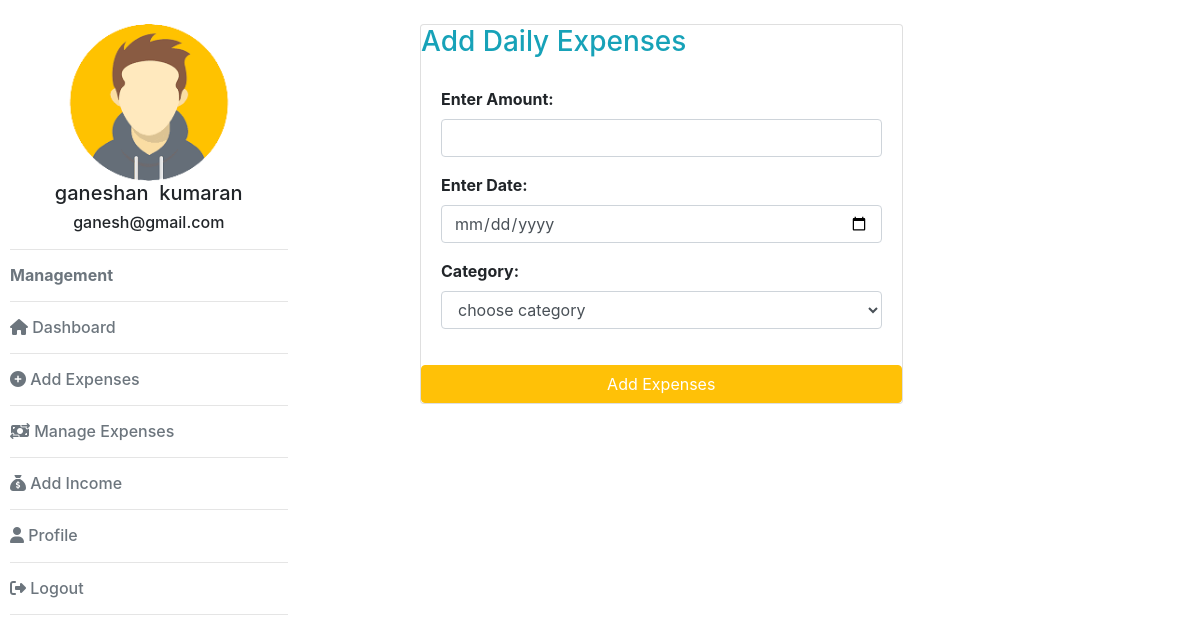
Page /add_expense.php (signed in) on the committed database.
### tables this page shows
CREATE TABLE `register` (
  `id` int(11) NOT NULL,
  `first_name` varchar(30) NOT NULL,
  `last_name` varchar(30) NOT NULL,
  `email` varchar(30) NOT NULL,
  `password` varchar(30) NOT NULL,
  `register_time` timestamp NOT NULL DEFAULT current_timestamp() ON UPDATE current_timestamp()
);

### leftbar.php (the view)
<?php
include('dbconnection.php');
$email=$_SESSION["email"];
$sql="select * from register where email='$email'";
$result=mysqli_query($con,$sql);
$row=mysqli_fetch_assoc($result);
?>
<div class="row">
	<div class="col-md-3" style="margin-left:10px;">
		<br>
		<img src="images/avatar1.png" class="img-fluid">
		<h5 class="text-center"><?php echo $row["first_name"]; ?>&nbsp;&nbsp;<?php echo $row["last_name"]; ?></h5>
		<h6 class="text-center"><?php echo $row["email"]; ?></h6>
		<hr>
		<h6 class="text-secondary font-weight-bold">Management</h6><hr>
		<h6 class="text-secondary"><a href="dashboard.php" class="text-decoration-none text-secondary"><i class="fa-solid fa-house"></i> Dashboard</a></h6><hr>
		<h6 class="text-secondary"><a href="add_expense.php" class="text-decoration-none text-secondary"><i class="fa-solid fa-circle-plus"></i> Add Expenses</a></h6><hr>
		<h6 class="text-secondary"><a href="manage_expense.php" class="text-decoration-none text-secondary"><i class="fa-solid fa-money-bill-transfer"></i> Manage Expenses</a></h6><hr>
		<h6 class="text-secondary"><a href="add_income.php" class="text-decoration-none text-secondary"><i class="fa-solid fa-sack-dollar"></i> Add Income</a></h6><hr>
		<h6 class="text-secondary"><a href="profile.php" class="text-decoration-none text-secondary"><i class="fa-solid fa-user"></i> Profile</a></h6><hr>
		<h6 class="text-secondary"><a href="logout.php" class="text-decoration-none text-secondary"><i class="fa-solid fa-right-from-bracket"></i> Logout</a></h6><hr>
	</div>

### rows in the picture
register: first_name "ganeshan", last_name "kumaran", email "ganesh@gmail.com"
